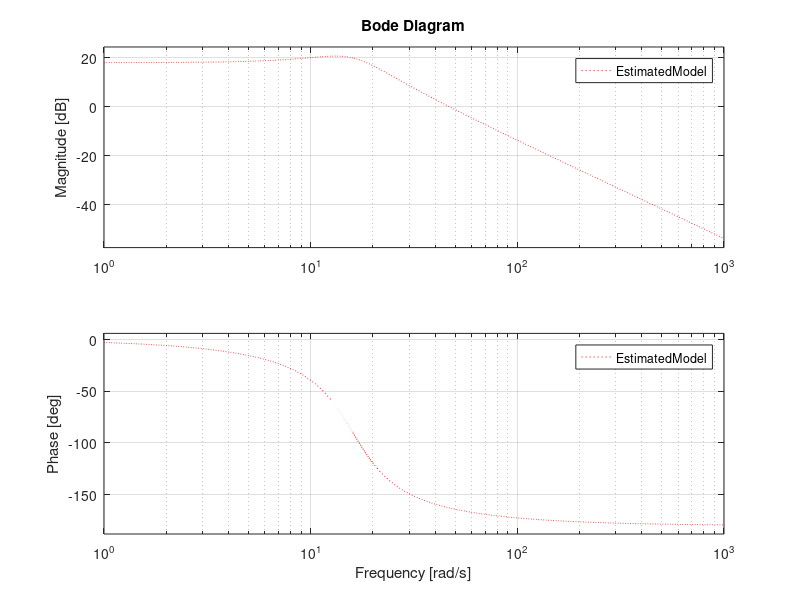

This figure's MATLAB source: (Note: this script raises an error after producing the figure.)
clf; close all; clear all; clc;

F = [
    5.00E-01
5.02E-01
5.03E-01
5.05E-01
5.06E-01
5.08E-01
5.09E-01
5.11E-01
5.12E-01
5.14E-01
5.15E-01
5.17E-01
5.18E-01
5.20E-01
5.21E-01
5.23E-01
5.25E-01
5.26E-01
5.28E-01
5.29E-01
5.31E-01
5.33E-01
5.34E-01
5.36E-01
5.37E-01
5.39E-01
5.41E-01
5.42E-01
5.44E-01
5.45E-01
5.47E-01
5.49E-01
5.50E-01
5.52E-01
5.54E-01
5.55E-01
5.57E-01
5.59E-01
5.60E-01
5.62E-01
5.64E-01
5.65E-01
5.67E-01
5.69E-01
5.70E-01
5.72E-01
5.74E-01
5.76E-01
5.77E-01
5.79E-01
5.81E-01
5.83E-01
5.84E-01
5.86E-01
5.88E-01
5.90E-01
5.91E-01
5.93E-01
5.95E-01
5.97E-01
5.99E-01
6.00E-01
6.02E-01
6.04E-01
6.06E-01
6.08E-01
6.09E-01
6.11E-01
6.13E-01
6.15E-01
6.17E-01
6.19E-01
6.20E-01
6.22E-01
6.24E-01
6.26E-01
6.28E-01
6.30E-01
6.32E-01
6.34E-01
6.35E-01
6.37E-01
6.39E-01
6.41E-01
6.43E-01
6.45E-01
6.47E-01
6.49E-01
6.51E-01
6.53E-01
6.55E-01
6.57E-01
6.59E-01
6.61E-01
6.63E-01
6.65E-01
6.67E-01
6.69E-01
6.71E-01
6.73E-01
6.75E-01
6.77E-01
6.79E-01
6.81E-01
6.83E-01
6.85E-01
6.87E-01
6.89E-01
6.91E-01
6.93E-01
6.95E-01
6.97E-01
6.99E-01
7.01E-01
7.04E-01
7.06E-01
7.08E-01
7.10E-01
7.12E-01
7.14E-01
7.16E-01
7.18E-01
7.21E-01
7.23E-01
7.25E-01
7.27E-01
7.29E-01
7.32E-01
7.34E-01
7.36E-01
7.38E-01
7.40E-01
7.43E-01
7.45E-01
7.47E-01
7.49E-01
7.52E-01
7.54E-01
7.56E-01
7.58E-01
7.61E-01
7.63E-01
7.65E-01
7.67E-01
7.70E-01
7.72E-01
7.74E-01
7.77E-01
7.79E-01
7.81E-01
7.84E-01
7.86E-01
7.88E-01
7.91E-01
7.93E-01
7.96E-01
7.98E-01
8.00E-01
8.03E-01
8.05E-01
8.08E-01
8.10E-01
8.12E-01
8.15E-01
8.17E-01
8.20E-01
8.22E-01
8.25E-01
8.27E-01
8.30E-01
8.32E-01
8.35E-01
8.37E-01
8.40E-01
8.42E-01
8.45E-01
8.47E-01
8.50E-01
8.52E-01
8.55E-01
8.57E-01
8.60E-01
8.63E-01
8.65E-01
8.68E-01
8.70E-01
8.73E-01
8.76E-01
8.78E-01
8.81E-01
8.83E-01
8.86E-01
8.89E-01
8.91E-01
8.94E-01
8.97E-01
8.99E-01
9.02E-01
9.05E-01
9.08E-01
9.10E-01
9.13E-01
9.16E-01
9.19E-01
9.21E-01
9.24E-01
9.27E-01
9.30E-01
9.32E-01
9.35E-01
9.38E-01
9.41E-01
9.44E-01
9.46E-01
9.49E-01
9.52E-01
9.55E-01
9.58E-01
9.61E-01
9.64E-01
9.67E-01
9.69E-01
9.72E-01
9.75E-01
9.78E-01
9.81E-01
9.84E-01
9.87E-01
9.90E-01
9.93E-01
9.96E-01
9.99E-01
1.00E+00
1.00E+00
1.01E+00
1.01E+00
1.01E+00
1.02E+00
1.02E+00
1.02E+00
1.03E+00
1.03E+00
1.03E+00
1.04E+00
1.04E+00
1.04E+00
1.04E+00
1.05E+00
1.05E+00
1.05E+00
1.06E+00
1.06E+00
1.06E+00
1.07E+00
1.07E+00
1.07E+00
1.08E+00
1.08E+00
1.08E+00
1.09E+00
1.09E+00
1.09E+00
1.10E+00
1.10E+00
1.10E+00
1.11E+00
1.11E+00
1.11E+00
1.12E+00
1.12E+00
1.12E+00
1.13E+00
1.13E+00
1.13E+00
1.14E+00
1.14E+00
1.14E+00
1.15E+00
1.15E+00
1.15E+00
1.16E+00
1.16E+00
1.16E+00
1.17E+00
1.17E+00
1.17E+00
1.18E+00
1.18E+00
1.18E+00
1.19E+00
1.19E+00
1.20E+00
1.20E+00
1.20E+00
1.21E+00
1.21E+00
1.21E+00
1.22E+00
1.22E+00
1.22E+00
1.23E+00
1.23E+00
1.24E+00
1.24E+00
1.24E+00
1.25E+00
1.25E+00
1.25E+00
1.26E+00
1.26E+00
1.27E+00
1.27E+00
1.27E+00
1.28E+00
1.28E+00
1.28E+00
1.29E+00
1.29E+00
1.30E+00
1.30E+00
1.30E+00
1.31E+00
1.31E+00
1.32E+00
1.32E+00
1.32E+00
1.33E+00
1.33E+00
1.34E+00
1.34E+00
1.34E+00
1.35E+00
1.35E+00
1.36E+00
1.36E+00
1.36E+00
1.37E+00
1.37E+00
1.38E+00
1.38E+00
1.38E+00
1.39E+00
1.39E+00
1.40E+00
1.40E+00
1.41E+00
1.41E+00
1.41E+00
1.42E+00
1.42E+00
1.43E+00
1.43E+00
1.44E+00
1.44E+00
1.44E+00
1.45E+00
1.45E+00
1.46E+00
1.46E+00
1.47E+00
1.47E+00
1.47E+00
1.48E+00
1.48E+00
1.49E+00
1.49E+00
1.50E+00
1.50E+00
1.51E+00
1.51E+00
1.51E+00
1.52E+00
1.52E+00
1.53E+00
1.53E+00
1.54E+00
1.54E+00
1.55E+00
1.55E+00
1.56E+00
1.56E+00
1.57E+00
1.57E+00
1.57E+00
1.58E+00
1.58E+00
1.59E+00
1.59E+00
1.60E+00
1.60E+00
1.61E+00
1.61E+00
1.62E+00
1.62E+00
1.63E+00
1.63E+00
1.64E+00
1.64E+00
1.65E+00
1.65E+00
1.66E+00
1.66E+00
1.67E+00
1.67E+00
1.68E+00
1.68E+00
1.69E+00
1.69E+00
1.70E+00
1.70E+00
1.71E+00
1.71E+00
1.72E+00
1.72E+00
1.73E+00
1.73E+00
1.74E+00
1.74E+00
1.75E+00
1.75E+00
1.76E+00
1.76E+00
1.77E+00
1.78E+00
1.78E+00
1.79E+00
1.79E+00
1.80E+00
1.80E+00
1.81E+00
1.81E+00
1.82E+00
1.82E+00
1.83E+00
1.83E+00
1.84E+00
1.85E+00
1.85E+00
1.86E+00
1.86E+00
1.87E+00
1.87E+00
1.88E+00
1.89E+00
1.89E+00
1.90E+00
1.90E+00
1.91E+00
1.91E+00
1.92E+00
1.93E+00
1.93E+00
1.94E+00
1.94E+00
1.95E+00
1.95E+00
1.96E+00
1.97E+00
1.97E+00
1.98E+00
1.98E+00
1.99E+00
2.00E+00
2.00E+00
2.01E+00
2.01E+00
2.02E+00
2.03E+00
2.03E+00
2.04E+00
2.04E+00
2.05E+00
2.06E+00
2.06E+00
2.07E+00
2.07E+00
2.08E+00
2.09E+00
2.09E+00
2.10E+00
2.11E+00
2.11E+00
2.12E+00
2.13E+00
2.13E+00
2.14E+00
2.14E+00
2.15E+00
2.16E+00
2.16E+00
2.17E+00
2.18E+00
2.18E+00
2.19E+00
2.20E+00
2.20E+00
2.21E+00
2.22E+00
2.22E+00
2.23E+00
2.24E+00
2.24E+00
2.25E+00
2.26E+00
2.26E+00
2.27E+00
2.28E+00
2.28E+00
2.29E+00
2.30E+00
2.30E+00
2.31E+00
2.32E+00
2.32E+00
2.33E+00
2.34E+00
2.35E+00
2.35E+00
2.36E+00
2.37E+00
2.37E+00
2.38E+00
2.39E+00
2.40E+00
2.40E+00
2.41E+00
2.42E+00
2.42E+00
2.43E+00
2.44E+00
2.45E+00
2.45E+00
2.46E+00
2.47E+00
2.48E+00
2.48E+00
2.49E+00
2.50E+00
2.51E+00
2.51E+00
2.52E+00
2.53E+00
2.54E+00
2.54E+00
2.55E+00
2.56E+00
2.57E+00
2.57E+00
2.58E+00
2.59E+00
2.60E+00
2.61E+00
2.61E+00
2.62E+00
2.63E+00
2.64E+00
2.64E+00
2.65E+00
2.66E+00
2.67E+00
2.68E+00
2.68E+00
2.69E+00
2.70E+00
2.71E+00
2.72E+00
2.72E+00
2.73E+00
2.74E+00
2.75E+00
2.76E+00
2.77E+00
2.77E+00
2.78E+00
2.79E+00
2.80E+00
2.81E+00
2.82E+00
2.82E+00
2.83E+00
2.84E+00
2.85E+00
2.86E+00
2.87E+00
2.88E+00
2.88E+00
2.89E+00
2.90E+00
2.91E+00
2.92E+00
2.93E+00
2.94E+00
2.95E+00
2.95E+00
2.96E+00
2.97E+00
2.98E+00
2.99E+00
3.00E+00
3.01E+00
3.02E+00
3.03E+00
3.04E+00
3.04E+00
3.05E+00
3.06E+00
3.07E+00
3.08E+00
3.09E+00
3.10E+00
3.11E+00
3.12E+00
3.13E+00
3.14E+00
3.15E+00
3.16E+00
3.17E+00
3.17E+00
3.18E+00
3.19E+00
3.20E+00
3.21E+00
3.22E+00
3.23E+00
3.24E+00
3.25E+00
3.26E+00
3.27E+00
3.28E+00
3.29E+00
3.30E+00
3.31E+00
3.32E+00
3.33E+00
3.34E+00
3.35E+00
3.36E+00
3.37E+00
3.38E+00
3.39E+00
3.40E+00
3.41E+00
3.42E+00
3.43E+00
3.44E+00
3.45E+00
3.46E+00
3.47E+00
3.48E+00
3.49E+00
3.50E+00
3.52E+00
3.53E+00
3.54E+00
3.55E+00
3.56E+00
3.57E+00
3.58E+00
3.59E+00
3.60E+00
3.61E+00
3.62E+00
3.63E+00
3.64E+00
3.65E+00
3.67E+00
3.68E+00
3.69E+00
3.70E+00
3.71E+00
3.72E+00
3.73E+00
3.74E+00
3.75E+00
3.77E+00
3.78E+00
3.79E+00
3.80E+00
3.81E+00
3.82E+00
3.83E+00
3.85E+00
3.86E+00
3.87E+00
3.88E+00
3.89E+00
3.90E+00
3.92E+00
3.93E+00
3.94E+00
3.95E+00
3.96E+00
3.97E+00
3.99E+00
4.00E+00
4.01E+00
4.02E+00
4.03E+00
4.05E+00
4.06E+00
4.07E+00
4.08E+00
4.10E+00
4.11E+00
4.12E+00
4.13E+00
4.14E+00
4.16E+00
4.17E+00
4.18E+00
4.19E+00
4.21E+00
4.22E+00
4.23E+00
4.25E+00
4.26E+00
4.27E+00
4.28E+00
4.30E+00
4.31E+00
4.32E+00
4.34E+00
4.35E+00
4.36E+00
4.37E+00
4.39E+00
4.40E+00
4.41E+00
4.43E+00
4.44E+00
4.45E+00
4.47E+00
4.48E+00
4.49E+00
4.51E+00
4.52E+00
4.53E+00
4.55E+00
4.56E+00
4.58E+00
4.59E+00
4.60E+00
4.62E+00
4.63E+00
4.64E+00
4.66E+00
4.67E+00
4.69E+00
4.70E+00
4.71E+00
4.73E+00
4.74E+00
4.76E+00
4.77E+00
4.79E+00
4.80E+00
4.81E+00
4.83E+00
4.84E+00
4.86E+00
4.87E+00
4.89E+00
4.90E+00
4.92E+00
4.93E+00
4.95E+00
4.96E+00
4.98E+00
4.99E+00
5.01E+00
5.02E+00
5.04E+00
5.05E+00
5.07E+00
5.08E+00
5.10E+00
5.11E+00
5.13E+00
5.14E+00
5.16E+00
5.17E+00
5.19E+00
5.20E+00
5.22E+00
5.24E+00
5.25E+00
5.27E+00
5.28E+00
5.30E+00
5.31E+00
5.33E+00
5.35E+00
5.36E+00
5.38E+00
5.40E+00
5.41E+00
5.43E+00
5.44E+00
5.46E+00
5.48E+00
5.49E+00
5.51E+00
5.53E+00
5.54E+00
5.56E+00
5.58E+00
5.59E+00
5.61E+00
5.63E+00
5.64E+00
5.66E+00
5.68E+00
5.69E+00
5.71E+00
5.73E+00
5.75E+00
5.76E+00
5.78E+00
5.80E+00
5.81E+00
5.83E+00
5.85E+00
5.87E+00
5.88E+00
5.90E+00
5.92E+00
5.94E+00
5.96E+00
5.97E+00
5.99E+00
6.01E+00
6.03E+00
6.05E+00
6.06E+00
6.08E+00
6.10E+00
6.12E+00
6.14E+00
6.16E+00
6.17E+00
6.19E+00
6.21E+00
6.23E+00
6.25E+00
6.27E+00
6.29E+00
6.30E+00
6.32E+00
6.34E+00
6.36E+00
6.38E+00
6.40E+00
6.42E+00
6.44E+00
6.46E+00
6.48E+00
6.50E+00
6.52E+00
6.54E+00
6.55E+00
6.57E+00
6.59E+00
6.61E+00
6.63E+00
6.65E+00
6.67E+00
6.69E+00
6.71E+00
6.73E+00
6.75E+00
6.77E+00
6.79E+00
6.82E+00
6.84E+00
6.86E+00
6.88E+00
6.90E+00
6.92E+00
6.94E+00
6.96E+00
6.98E+00
7.00E+00
7.02E+00
7.04E+00
7.06E+00
7.09E+00
7.11E+00
7.13E+00
7.15E+00
7.17E+00
7.19E+00
7.21E+00
7.24E+00
7.26E+00
7.28E+00
7.30E+00
7.32E+00
7.35E+00
7.37E+00
7.39E+00
7.41E+00
7.43E+00
7.46E+00
7.48E+00
7.50E+00
7.52E+00
7.55E+00
7.57E+00
7.59E+00
7.61E+00
7.64E+00
7.66E+00
7.68E+00
7.71E+00
7.73E+00
7.75E+00
7.78E+00
7.80E+00
7.82E+00
7.85E+00
7.87E+00
7.89E+00
7.92E+00
7.94E+00
7.96E+00
7.99E+00
8.01E+00
8.04E+00
8.06E+00
8.08E+00
8.11E+00
8.13E+00
8.16E+00
8.18E+00
8.21E+00
8.23E+00
8.26E+00
8.28E+00
8.30E+00
8.33E+00
8.35E+00
8.38E+00
8.41E+00
8.43E+00
8.46E+00
8.48E+00
8.51E+00
8.53E+00
8.56E+00
8.58E+00
8.61E+00
8.63E+00
8.66E+00
8.69E+00
8.71E+00
8.74E+00
8.77E+00
8.79E+00
8.82E+00
8.84E+00
8.87E+00
8.90E+00
8.92E+00
8.95E+00
8.98E+00
9.00E+00
9.03E+00
9.06E+00
9.09E+00
9.11E+00
9.14E+00
9.17E+00
9.20E+00
9.22E+00
9.25E+00
9.28E+00
9.31E+00
9.33E+00
9.36E+00
9.39E+00
9.42E+00
9.45E+00
9.48E+00
9.50E+00
9.53E+00
9.56E+00
9.59E+00
9.62E+00
9.65E+00
9.68E+00
9.70E+00
9.73E+00
9.76E+00
9.79E+00
9.82E+00
9.85E+00
9.88E+00
9.91E+00
9.94E+00
9.97E+00
1.00E+01
    ];
G_V = [
    1.31E+00
1.27E+00
1.25E+00
1.27E+00
1.29E+00
1.30E+00
1.28E+00
1.25E+00
1.28E+00
1.31E+00
1.30E+00
1.25E+00
1.26E+00
1.29E+00
1.29E+00
1.28E+00
1.26E+00
1.27E+00
1.31E+00
1.27E+00
1.26E+00
1.27E+00
1.28E+00
1.31E+00
1.28E+00
1.27E+00
1.27E+00
1.29E+00
1.27E+00
1.27E+00
1.27E+00
1.27E+00
1.28E+00
1.29E+00
1.28E+00
1.26E+00
1.28E+00
1.28E+00
1.26E+00
1.26E+00
1.31E+00
1.25E+00
1.28E+00
1.33E+00
1.23E+00
1.31E+00
1.29E+00
1.24E+00
1.26E+00
1.30E+00
1.29E+00
1.24E+00
1.28E+00
1.33E+00
1.23E+00
1.32E+00
1.27E+00
1.24E+00
1.35E+00
1.26E+00
1.26E+00
1.33E+00
1.25E+00
1.32E+00
1.25E+00
1.27E+00
1.31E+00
1.24E+00
1.34E+00
1.24E+00
1.29E+00
1.29E+00
1.25E+00
1.31E+00
1.26E+00
1.25E+00
1.29E+00
1.26E+00
1.28E+00
1.27E+00
1.28E+00
1.26E+00
1.27E+00
1.27E+00
1.25E+00
1.30E+00
1.28E+00
1.25E+00
1.30E+00
1.23E+00
1.35E+00
1.22E+00
1.34E+00
1.25E+00
1.31E+00
1.27E+00
1.26E+00
1.31E+00
1.23E+00
1.36E+00
1.22E+00
1.36E+00
1.22E+00
1.32E+00
1.25E+00
1.31E+00
1.30E+00
1.24E+00
1.36E+00
1.23E+00
1.41E+00
1.23E+00
1.33E+00
1.24E+00
1.31E+00
1.27E+00
1.24E+00
1.30E+00
1.25E+00
1.34E+00
1.24E+00
1.34E+00
1.25E+00
1.28E+00
1.28E+00
1.25E+00
1.31E+00
1.26E+00
1.29E+00
1.26E+00
1.28E+00
1.28E+00
1.28E+00
1.28E+00
1.26E+00
1.28E+00
1.26E+00
1.30E+00
1.26E+00
1.29E+00
1.26E+00
1.28E+00
9.99E-01
1.25E+00
1.33E+00
1.23E+00
1.33E+00
1.22E+00
1.31E+00
1.23E+00
1.29E+00
1.28E+00
1.23E+00
1.36E+00
1.21E+00
1.35E+00
1.21E+00
1.33E+00
1.24E+00
1.26E+00
1.31E+00
1.24E+00
1.35E+00
1.21E+00
1.36E+00
1.20E+00
1.35E+00
1.20E+00
1.39E+00
1.21E+00
1.37E+00
1.22E+00
1.35E+00
1.23E+00
1.34E+00
1.22E+00
1.33E+00
1.23E+00
1.45E+00
1.21E+00
1.38E+00
1.21E+00
1.32E+00
1.28E+00
1.25E+00
1.29E+00
1.21E+00
1.41E+00
1.22E+00
1.38E+00
1.25E+00
1.26E+00
1.31E+00
1.23E+00
1.35E+00
1.23E+00
1.35E+00
1.23E+00
1.34E+00
1.23E+00
1.23E+00
1.23E+00
1.23E+00
1.26E+00
1.29E+00
1.25E+00
1.28E+00
1.26E+00
1.28E+00
1.26E+00
1.31E+00
1.24E+00
1.29E+00
1.23E+00
1.29E+00
1.24E+00
1.25E+00
1.31E+00
1.21E+00
1.32E+00
1.22E+00
1.31E+00
1.24E+00
1.22E+00
1.34E+00
1.20E+00
1.36E+00
1.23E+00
1.21E+00
1.36E+00
1.20E+00
1.25E+00
1.33E+00
1.19E+00
1.31E+00
1.28E+00
1.20E+00
1.47E+00
1.20E+00
1.22E+00
1.37E+00
1.17E+00
1.38E+00
1.24E+00
1.20E+00
1.52E+00
1.19E+00
1.19E+00
1.50E+00
1.19E+00
1.23E+00
1.57E+00
1.19E+00
1.20E+00
1.55E+00
1.19E+00
1.20E+00
1.53E+00
1.20E+00
1.20E+00
1.51E+00
1.22E+00
1.21E+00
1.49E+00
1.21E+00
1.19E+00
1.46E+00
1.24E+00
1.19E+00
1.44E+00
1.20E+00
1.27E+00
1.42E+00
1.20E+00
1.35E+00
1.34E+00
1.21E+00
1.33E+00
1.38E+00
1.23E+00
1.32E+00
1.35E+00
1.24E+00
1.21E+00
1.33E+00
1.33E+00
1.21E+00
1.33E+00
1.30E+00
1.23E+00
1.24E+00
1.29E+00
1.29E+00
1.25E+00
1.29E+00
1.25E+00
1.31E+00
1.25E+00
1.24E+00
1.25E+00
1.27E+00
1.26E+00
1.23E+00
1.25E+00
1.28E+00
1.26E+00
1.21E+00
1.26E+00
1.30E+00
1.21E+00
1.21E+00
1.33E+00
1.27E+00
1.19E+00
1.23E+00
1.38E+00
1.20E+00
1.18E+00
1.29E+00
1.35E+00
1.17E+00
1.19E+00
1.41E+00
1.20E+00
1.16E+00
1.24E+00
1.43E+00
1.15E+00
1.17E+00
1.50E+00
1.24E+00
1.14E+00
1.21E+00
1.47E+00
1.17E+00
1.14E+00
1.37E+00
1.40E+00
1.16E+00
1.16E+00
1.49E+00
1.26E+00
1.15E+00
1.18E+00
1.61E+00
1.21E+00
1.13E+00
1.20E+00
1.69E+00
1.19E+00
1.12E+00
1.22E+00
1.67E+00
1.20E+00
1.13E+00
1.29E+00
1.64E+00
1.20E+00
1.12E+00
1.22E+00
1.62E+00
1.19E+00
1.13E+00
1.25E+00
1.58E+00
1.45E+00
1.14E+00
1.14E+00
1.45E+00
1.55E+00
1.23E+00
1.14E+00
1.12E+00
1.51E+00
1.51E+00
1.18E+00
1.15E+00
1.34E+00
1.48E+00
1.37E+00
1.16E+00
1.23E+00
1.44E+00
1.43E+00
1.15E+00
1.17E+00
1.42E+00
1.40E+00
1.24E+00
1.18E+00
1.23E+00
1.38E+00
1.38E+00
1.24E+00
1.18E+00
1.28E+00
1.35E+00
1.36E+00
1.36E+00
1.18E+00
1.18E+00
1.34E+00
1.31E+00
1.33E+00
1.21E+00
1.17E+00
1.32E+00
1.28E+00
1.31E+00
1.22E+00
1.21E+00
1.30E+00
1.27E+00
1.28E+00
1.28E+00
1.26E+00
1.32E+00
1.27E+00
1.26E+00
1.29E+00
1.19E+00
1.22E+00
1.30E+00
1.25E+00
1.25E+00
1.28E+00
1.20E+00
1.24E+00
1.24E+00
1.21E+00
1.22E+00
1.28E+00
1.23E+00
1.28E+00
1.21E+00
1.18E+00
1.19E+00
1.24E+00
1.26E+00
1.24E+00
1.22E+00
1.17E+00
1.17E+00
1.21E+00
1.28E+00
1.36E+00
1.27E+00
1.19E+00
1.14E+00
1.14E+00
1.17E+00
1.25E+00
1.55E+00
1.28E+00
1.17E+00
1.12E+00
1.10E+00
1.11E+00
1.16E+00
1.31E+00
1.78E+00
1.23E+00
1.14E+00
1.10E+00
1.08E+00
1.09E+00
1.14E+00
1.34E+00
1.89E+00
1.22E+00
1.12E+00
1.08E+00
1.06E+00
1.07E+00
1.15E+00
1.47E+00
1.81E+00
1.20E+00
1.09E+00
1.06E+00
1.05E+00
1.08E+00
1.15E+00
1.56E+00
1.85E+00
1.22E+00
1.10E+00
1.06E+00
1.05E+00
1.07E+00
1.17E+00
1.81E+00
1.82E+00
1.25E+00
1.08E+00
1.03E+00
1.04E+00
1.08E+00
1.31E+00
1.79E+00
1.78E+00
1.32E+00
1.09E+00
1.04E+00
1.03E+00
1.07E+00
1.21E+00
1.73E+00
1.74E+00
1.69E+00
1.21E+00
1.08E+00
1.04E+00
1.01E+00
1.05E+00
1.12E+00
1.65E+00
1.68E+00
1.67E+00
1.64E+00
1.33E+00
1.09E+00
1.03E+00
1.02E+00
1.05E+00
1.23E+00
1.64E+00
1.64E+00
1.64E+00
1.61E+00
1.57E+00
1.27E+00
1.08E+00
1.03E+00
1.02E+00
1.07E+00
1.14E+00
1.15E+00
1.16E+00
1.25E+00
1.53E+00
1.54E+00
1.55E+00
1.55E+00
1.53E+00
1.48E+00
1.45E+00
1.44E+00
1.44E+00
1.13E+00
1.13E+00
1.13E+00
1.13E+00
1.12E+00
1.05E+00
1.04E+00
1.06E+00
1.06E+00
1.15E+00
1.41E+00
1.41E+00
1.40E+00
1.40E+00
1.39E+00
1.41E+00
1.44E+00
1.42E+00
1.42E+00
1.41E+00
1.40E+00
1.39E+00
1.39E+00
1.38E+00
1.36E+00
1.06E+00
1.09E+00
1.04E+00
1.33E+00
1.33E+00
1.33E+00
1.33E+00
1.32E+00
1.32E+00
1.33E+00
1.33E+00
1.33E+00
1.31E+00
1.01E+00
1.14E+00
1.15E+00
1.16E+00
1.16E+00
1.15E+00
1.09E+00
1.24E+00
1.24E+00
1.23E+00
1.19E+00
1.12E+00
1.23E+00
1.25E+00
1.11E+00
1.25E+00
1.05E+00
1.23E+00
1.24E+00
1.23E+00
1.04E+00
9.98E-01
1.15E+00
1.18E+00
1.17E+00
1.16E+00
1.16E+00
1.19E+00
1.19E+00
1.18E+00
9.97E-01
1.13E+00
1.15E+00
1.14E+00
1.13E+00
1.12E+00
1.12E+00
1.13E+00
1.11E+00
1.10E+00
1.04E+00
1.08E+00
1.09E+00
1.07E+00
1.08E+00
1.07E+00
1.05E+00
1.07E+00
1.08E+00
1.07E+00
9.98E-01
1.02E+00
1.03E+00
1.03E+00
1.03E+00
1.00E+00
1.02E+00
9.95E-01
1.02E+00
1.02E+00
9.56E-01
9.88E-01
9.68E-01
9.69E-01
9.84E-01
9.76E-01
9.60E-01
9.70E-01
9.59E-01
9.57E-01
9.41E-01
9.54E-01
9.57E-01
9.48E-01
8.49E-01
8.68E-01
9.00E-01
8.95E-01
8.81E-01
8.77E-01
8.92E-01
8.81E-01
8.72E-01
8.75E-01
8.76E-01
8.85E-01
8.88E-01
8.78E-01
8.63E-01
8.53E-01
8.53E-01
7.63E-01
8.37E-01
8.26E-01
8.34E-01
8.43E-01
8.35E-01
7.65E-01
8.02E-01
8.31E-01
8.30E-01
8.07E-01
7.96E-01
7.97E-01
7.98E-01
8.03E-01
8.05E-01
5.93E-01
7.74E-01
7.74E-01
7.58E-01
7.60E-01
7.68E-01
7.69E-01
7.56E-01
7.38E-01
7.36E-01
7.22E-01
7.15E-01
7.27E-01
7.37E-01
6.07E-01
7.23E-01
7.25E-01
7.27E-01
7.13E-01
7.10E-01
7.01E-01
6.83E-01
6.86E-01
6.80E-01
6.82E-01
6.68E-01
6.59E-01
6.84E-01
4.76E-01
6.98E-01
6.69E-01
6.59E-01
6.58E-01
6.54E-01
6.61E-01
6.56E-01
6.41E-01
6.29E-01
6.18E-01
6.13E-01
6.12E-01
6.05E-01
6.05E-01
6.26E-01
6.10E-01
6.22E-01
6.33E-01
6.07E-01
6.12E-01
6.03E-01
5.76E-01
5.73E-01
5.68E-01
5.65E-01
5.62E-01
5.58E-01
5.61E-01
5.50E-01
5.47E-01
5.66E-01
5.55E-01
5.74E-01
5.61E-01
5.58E-01
5.55E-01
5.60E-01
5.62E-01
5.58E-01
5.41E-01
5.44E-01
5.32E-01
5.25E-01
5.17E-01
5.11E-01
5.05E-01
5.09E-01
5.07E-01
5.02E-01
4.95E-01
4.94E-01
5.02E-01
4.94E-01
4.95E-01
4.92E-01
4.98E-01
4.97E-01
4.84E-01
4.71E-01
4.75E-01
4.66E-01
4.64E-01
4.59E-01
4.53E-01
4.49E-01
4.44E-01
4.43E-01
4.41E-01
4.47E-01
4.37E-01
4.30E-01
4.32E-01
4.37E-01
4.37E-01
4.36E-01
4.40E-01
4.37E-01
4.26E-01
4.11E-01
4.10E-01
4.07E-01
4.04E-01
4.01E-01
4.01E-01
3.98E-01
3.93E-01
3.91E-01
3.85E-01
3.85E-01
3.81E-01
3.75E-01
3.74E-01
3.78E-01
3.82E-01
3.86E-01
3.86E-01
3.82E-01
3.85E-01
3.83E-01
3.85E-01
3.83E-01
3.81E-01
3.78E-01
3.74E-01
3.63E-01
3.66E-01
3.57E-01
3.53E-01
3.54E-01
3.52E-01
3.50E-01
3.42E-01
3.44E-01
3.41E-01
3.39E-01
3.37E-01
3.35E-01
3.34E-01
3.27E-01
3.29E-01
3.22E-01
3.37E-01
3.40E-01
3.38E-01
3.34E-01
3.36E-01
3.34E-01
3.28E-01
3.29E-01
3.20E-01
3.15E-01
3.16E-01
3.08E-01
3.07E-01
3.05E-01
3.00E-01
3.04E-01
3.00E-01
2.94E-01
2.89E-01
2.87E-01
2.85E-01
2.87E-01
2.90E-01
2.87E-01
2.80E-01
2.79E-01
2.78E-01
2.75E-01
2.71E-01
2.67E-01
2.85E-01
2.71E-01
2.30E-01
2.61E-01
2.65E-01
2.63E-01
2.61E-01
2.60E-01
2.59E-01
2.58E-01
2.56E-01
2.55E-01
2.50E-01
2.43E-01
2.40E-01
2.39E-01
2.39E-01
2.42E-01
2.37E-01
2.37E-01
2.36E-01
2.35E-01
2.34E-01
2.33E-01
2.32E-01
2.30E-01
2.28E-01
2.27E-01
2.27E-01
2.27E-01
2.27E-01
2.26E-01
2.25E-01
2.24E-01
2.24E-01
2.22E-01
2.20E-01
2.18E-01
2.15E-01
2.12E-01
2.10E-01
2.16E-01
2.19E-01
2.20E-01
2.19E-01
2.17E-01
2.15E-01
2.15E-01
2.13E-01
2.11E-01
2.09E-01
2.07E-01
2.00E-01
1.94E-01
1.92E-01
1.92E-01
1.89E-01
1.88E-01
1.90E-01
1.87E-01
1.90E-01
1.87E-01
1.85E-01
1.85E-01
1.85E-01
1.82E-01
1.84E-01
1.84E-01
1.82E-01
1.81E-01
1.78E-01
1.76E-01
1.75E-01
1.73E-01
1.71E-01
1.70E-01
1.70E-01
1.72E-01
1.69E-01
1.67E-01
1.68E-01
1.67E-01
1.66E-01
1.63E-01
1.62E-01
1.61E-01
1.60E-01
1.59E-01
1.58E-01
1.62E-01
1.54E-01
1.63E-01
1.62E-01
1.63E-01
1.62E-01
1.61E-01
1.61E-01
1.60E-01
1.60E-01
1.59E-01
1.58E-01
1.57E-01
1.56E-01
1.55E-01
1.54E-01
1.52E-01
1.50E-01
1.49E-01
1.45E-01
1.42E-01
1.39E-01
1.37E-01
1.34E-01
1.30E-01
1.29E-01
1.29E-01
1.29E-01
1.29E-01
1.29E-01
1.28E-01
1.27E-01
1.27E-01
1.29E-01
1.27E-01
1.27E-01
1.27E-01
2.14E-01 
    ];
P =[
   1.42E+02
1.48E+02
1.54E+02
1.49E+02
1.44E+02
1.44E+02
1.46E+02
1.52E+02
1.46E+02
1.41E+02
1.42E+02
1.53E+02
1.49E+02
1.44E+02
1.44E+02
1.45E+02
1.51E+02
1.46E+02
1.41E+02
1.47E+02
1.48E+02
1.48E+02
1.44E+02
1.39E+02
1.45E+02
1.50E+02
1.46E+02
1.42E+02
1.46E+02
1.47E+02
1.48E+02
1.44E+02
1.43E+02
1.43E+02
1.45E+02
1.46E+02
1.45E+02
1.45E+02
1.47E+02
1.48E+02
1.41E+02
1.50E+02
1.43E+02
1.38E+02
1.51E+02
1.39E+02
1.44E+02
1.52E+02
1.46E+02
1.40E+02
1.42E+02
1.54E+02
1.42E+02
1.37E+02
1.56E+02
1.38E+02
1.45E+02
1.51E+02
1.35E+02
1.46E+02
1.47E+02
1.36E+02
1.48E+02
1.38E+02
1.48E+02
1.44E+02
1.38E+02
1.49E+02
1.35E+02
1.50E+02
1.42E+02
1.40E+02
1.50E+02
1.38E+02
1.46E+02
1.46E+02
1.40E+02
1.47E+02
1.41E+02
1.43E+02
1.42E+02
1.43E+02
1.43E+02
1.43E+02
1.45E+02
1.39E+02
1.40E+02
1.46E+02
1.39E+02
1.48E+02
1.34E+02
1.49E+02
1.35E+02
1.43E+02
1.37E+02
1.43E+02
1.44E+02
1.37E+02
1.46E+02
1.33E+02
1.53E+02
1.33E+02
1.54E+02
1.35E+02
1.47E+02
1.36E+02
1.36E+02
1.49E+02
1.31E+02
1.50E+02
1.27E+02
1.57E+02
1.33E+02
1.46E+02
1.34E+02
1.40E+02
1.47E+02
1.35E+02
1.47E+02
1.31E+02
1.48E+02
1.31E+02
1.43E+02
1.38E+02
1.38E+02
1.44E+02
1.33E+02
1.44E+02
1.34E+02
1.45E+02
1.35E+02
1.39E+02
1.37E+02
1.40E+02
1.37E+02
1.41E+02
1.38E+02
1.36E+02
1.38E+02
1.37E+02
1.39E+02
1.37E+02
1.41E+02
1.41E+02
1.32E+02
1.43E+02
1.33E+02
1.43E+02
1.34E+02
1.42E+02
1.36E+02
1.37E+02
1.44E+02
1.30E+02
1.46E+02
1.31E+02
1.46E+02
1.33E+02
1.38E+02
1.41E+02
1.31E+02
1.44E+02
1.29E+02
1.47E+02
1.29E+02
1.49E+02
1.30E+02
1.49E+02
1.26E+02
1.49E+02
1.26E+02
1.43E+02
1.27E+02
1.43E+02
1.28E+02
1.50E+02
1.29E+02
1.51E+02
1.19E+02
1.53E+02
1.25E+02
1.46E+02
1.31E+02
1.33E+02
1.39E+02
1.33E+02
1.48E+02
1.22E+02
1.56E+02
1.22E+02
1.42E+02
1.35E+02
1.29E+02
1.43E+02
1.24E+02
1.50E+02
1.25E+02
1.44E+02
1.25E+02
1.31E+02
-9.75E+01
-1.52E+02
1.33E+02
1.35E+02
1.30E+02
1.42E+02
1.31E+02
1.36E+02
1.31E+02
1.31E+02
1.31E+02
1.33E+02
1.38E+02
1.33E+02
1.38E+02
1.33E+02
1.32E+02
1.34E+02
1.34E+02
1.33E+02
1.35E+02
1.30E+02
1.34E+02
1.35E+02
1.30E+02
1.37E+02
1.25E+02
1.36E+02
1.37E+02
1.25E+02
1.38E+02
1.35E+02
1.27E+02
1.40E+02
1.28E+02
1.30E+02
1.40E+02
1.16E+02
1.40E+02
1.40E+02
1.22E+02
1.42E+02
1.23E+02
1.33E+02
1.41E+02
1.13E+02
1.44E+02
1.43E+02
1.13E+02
1.45E+02
1.35E+02
1.09E+02
1.44E+02
1.45E+02
1.10E+02
1.46E+02
1.45E+02
1.10E+02
1.47E+02
1.39E+02
1.10E+02
1.38E+02
1.48E+02
1.11E+02
1.40E+02
1.49E+02
1.12E+02
1.33E+02
1.41E+02
1.13E+02
1.43E+02
1.25E+02
1.14E+02
1.53E+02
1.18E+02
1.21E+02
1.54E+02
1.18E+02
1.16E+02
1.54E+02
1.19E+02
1.18E+02
1.32E+02
1.33E+02
1.19E+02
1.18E+02
1.49E+02
1.19E+02
1.20E+02
1.33E+02
1.33E+02
1.21E+02
1.21E+02
1.34E+02
1.21E+02
1.22E+02
1.21E+02
1.34E+02
1.23E+02
1.23E+02
1.28E+02
1.28E+02
1.24E+02
1.24E+02
1.27E+02
1.24E+02
1.26E+02
1.24E+02
1.28E+02
1.26E+02
1.27E+02
1.22E+02
1.24E+02
1.28E+02
1.26E+02
1.16E+02
1.28E+02
1.29E+02
1.24E+02
1.18E+02
1.30E+02
1.28E+02
1.18E+02
1.28E+02
1.31E+02
1.26E+02
1.14E+02
1.31E+02
1.30E+02
1.08E+02
1.27E+02
1.32E+02
1.28E+02
1.10E+02
1.31E+02
1.33E+02
1.12E+02
1.12E+02
1.33E+02
1.33E+02
1.06E+02
1.21E+02
1.34E+02
1.32E+02
1.00E+02
1.31E+02
1.36E+02
1.33E+02
9.60E+01
1.33E+02
1.37E+02
1.24E+02
9.65E+01
1.34E+02
1.38E+02
1.16E+02
9.67E+01
1.26E+02
1.39E+02
1.26E+02
9.73E+01
1.27E+02
1.40E+02
1.17E+02
9.80E+01
1.04E+02
1.41E+02
1.41E+02
1.02E+02
9.89E+01
1.21E+02
1.44E+02
1.37E+02
9.97E+01
1.00E+02
1.42E+02
1.45E+02
1.07E+02
1.00E+02
1.07E+02
1.46E+02
1.17E+02
1.01E+02
1.01E+02
1.36E+02
1.36E+02
1.01E+02
1.02E+02
1.17E+02
1.48E+02
1.17E+02
1.02E+02
1.03E+02
1.18E+02
1.48E+02
1.10E+02
1.03E+02
1.03E+02
1.03E+02
1.39E+02
1.39E+02
1.03E+02
1.04E+02
1.03E+02
1.32E+02
1.30E+02
1.03E+02
1.04E+02
1.03E+02
1.35E+02
1.20E+02
1.04E+02
1.04E+02
1.04E+02
1.10E+02
1.48E+02
1.04E+02
1.05E+02
1.05E+02
1.04E+02
1.31E+02
1.30E+02
1.05E+02
1.06E+02
1.06E+02
1.05E+02
1.31E+02
1.12E+02
1.06E+02
1.07E+02
1.07E+02
1.06E+02
1.22E+02
1.06E+02
1.08E+02
1.08E+02
1.08E+02
1.07E+02
1.14E+02
1.12E+02
1.09E+02
1.10E+02
1.10E+02
1.09E+02
1.07E+02
1.00E+02
1.08E+02
1.10E+02
1.12E+02
1.12E+02
1.11E+02
1.08E+02
9.17E+01
1.08E+02
1.11E+02
1.13E+02
1.14E+02
1.14E+02
1.12E+02
1.08E+02
8.08E+01
1.10E+02
1.13E+02
1.15E+02
1.16E+02
1.15E+02
1.14E+02
1.00E+02
7.64E+01
1.11E+02
1.15E+02
1.16E+02
1.17E+02
1.16E+02
1.13E+02
9.17E+01
7.86E+01
1.12E+02
1.16E+02
1.18E+02
1.18E+02
1.17E+02
1.13E+02
8.54E+01
7.46E+01
1.12E+02
1.16E+02
1.19E+02
1.19E+02
1.18E+02
1.14E+02
7.45E+01
7.44E+01
1.03E+02
1.18E+02
1.21E+02
1.21E+02
1.18E+02
9.27E+01
7.45E+01
7.45E+01
9.53E+01
1.20E+02
1.23E+02
1.23E+02
1.21E+02
9.78E+01
7.46E+01
7.45E+01
7.45E+01
1.06E+02
1.22E+02
1.24E+02
1.26E+02
1.25E+02
1.20E+02
7.37E+01
7.36E+01
7.33E+01
7.31E+01
9.27E+01
1.23E+02
1.26E+02
1.27E+02
1.25E+02
9.66E+01
7.27E+01
7.28E+01
7.25E+01
7.25E+01
7.26E+01
8.81E+01
1.24E+02
1.27E+02
1.28E+02
1.24E+02
1.22E+02
1.21E+02
1.21E+02
8.27E+01
7.24E+01
7.22E+01
7.24E+01
7.26E+01
7.15E+01
7.15E+01
7.19E+01
7.19E+01
7.17E+01
1.00E+02
1.25E+02
1.26E+02
1.25E+02
1.26E+02
1.30E+02
1.32E+02
1.32E+02
1.31E+02
8.97E+01
7.13E+01
7.11E+01
7.11E+01
7.10E+01
7.06E+01
7.12E+01
7.12E+01
7.00E+01
6.96E+01
7.06E+01
7.01E+01
7.02E+01
7.00E+01
6.98E+01
6.96E+01
1.17E+02
1.34E+02
1.19E+02
6.98E+01
6.97E+01
6.99E+01
6.94E+01
6.92E+01
6.87E+01
6.86E+01
6.80E+01
6.76E+01
6.81E+01
1.05E+02
1.34E+02
1.34E+02
1.34E+02
1.33E+02
1.33E+02
7.85E+01
6.80E+01
6.77E+01
6.71E+01
6.74E+01
8.86E+01
1.31E+02
1.29E+02
1.21E+02
1.30E+02
9.15E+01
6.56E+01
6.60E+01
6.64E+01
9.17E+01
1.09E+02
6.62E+01
6.68E+01
6.65E+01
6.61E+01
6.59E+01
6.48E+01
6.46E+01
6.51E+01
7.86E+01
6.53E+01
6.57E+01
6.55E+01
6.49E+01
6.39E+01
6.43E+01
6.33E+01
6.36E+01
6.40E+01
6.43E+01
6.43E+01
6.40E+01
6.33E+01
6.36E+01
6.31E+01
6.26E+01
6.25E+01
6.25E+01
6.29E+01
6.32E+01
6.27E+01
6.28E+01
6.26E+01
6.30E+01
6.14E+01
6.15E+01
6.14E+01
6.08E+01
6.15E+01
6.26E+01
6.16E+01
6.08E+01
6.07E+01
6.17E+01
6.17E+01
6.03E+01
6.00E+01
5.98E+01
5.98E+01
5.85E+01
5.84E+01
5.91E+01
6.00E+01
5.98E+01
6.05E+01
6.03E+01
6.04E+01
5.92E+01
5.92E+01
5.89E+01
5.86E+01
5.80E+01
5.76E+01
5.65E+01
5.90E+01
5.92E+01
5.89E+01
5.83E+01
5.76E+01
5.74E+01
5.66E+01
5.65E+01
5.61E+01
5.57E+01
5.56E+01
5.59E+01
5.73E+01
5.71E+01
5.76E+01
5.77E+01
5.62E+01
5.55E+01
5.55E+01
5.45E+01
5.37E+01
5.41E+01
5.76E+01
5.62E+01
5.67E+01
5.60E+01
5.57E+01
5.59E+01
5.61E+01
5.54E+01
5.43E+01
5.41E+01
5.23E+01
5.32E+01
5.37E+01
5.30E+01
5.67E+01
5.43E+01
5.42E+01
5.44E+01
5.42E+01
5.35E+01
5.30E+01
5.18E+01
5.20E+01
5.19E+01
5.17E+01
4.96E+01
5.12E+01
4.96E+01
6.26E+01
5.38E+01
5.28E+01
5.26E+01
5.22E+01
5.19E+01
5.26E+01
5.24E+01
5.15E+01
5.09E+01
5.02E+01
5.00E+01
5.00E+01
4.96E+01
4.86E+01
4.72E+01
4.77E+01
4.91E+01
4.97E+01
5.04E+01
5.09E+01
5.07E+01
4.86E+01
4.86E+01
4.83E+01
4.81E+01
4.80E+01
4.79E+01
4.81E+01
4.64E+01
4.75E+01
4.64E+01
4.70E+01
4.89E+01
4.81E+01
4.90E+01
4.80E+01
4.85E+01
4.88E+01
4.86E+01
4.75E+01
4.75E+01
4.68E+01
4.64E+01
4.59E+01
4.48E+01
4.54E+01
4.49E+01
4.56E+01
4.54E+01
4.49E+01
4.45E+01
4.71E+01
4.47E+01
4.59E+01
4.61E+01
4.63E+01
4.64E+01
4.58E+01
4.46E+01
4.50E+01
4.46E+01
4.42E+01
4.40E+01
4.37E+01
4.32E+01
4.31E+01
4.31E+01
4.22E+01
4.33E+01
4.34E+01
4.25E+01
4.29E+01
4.47E+01
4.24E+01
4.36E+01
4.38E+01
4.37E+01
4.31E+01
4.18E+01
4.18E+01
4.15E+01
4.14E+01
4.14E+01
4.14E+01
4.13E+01
4.09E+01
4.10E+01
4.15E+01
4.03E+01
4.01E+01
3.94E+01
3.93E+01
4.10E+01
4.04E+01
4.13E+01
4.11E+01
4.10E+01
4.16E+01
4.06E+01
4.11E+01
4.11E+01
4.10E+01
4.07E+01
4.03E+01
3.95E+01
3.99E+01
3.89E+01
3.84E+01
3.86E+01
3.83E+01
3.83E+01
3.78E+01
3.80E+01
3.79E+01
3.78E+01
3.74E+01
3.75E+01
3.74E+01
3.69E+01
3.65E+01
3.62E+01
3.57E+01
3.88E+01
3.81E+01
3.80E+01
3.82E+01
3.81E+01
3.76E+01
3.78E+01
3.72E+01
3.64E+01
3.70E+01
3.57E+01
3.60E+01
3.60E+01
3.57E+01
3.58E+01
3.57E+01
3.50E+01
3.46E+01
3.46E+01
3.42E+01
3.45E+01
3.55E+01
3.42E+01
3.40E+01
3.40E+01
3.38E+01
3.35E+01
3.31E+01
3.28E+01
3.24E+01
3.41E+01
3.21E+01
3.44E+01
3.50E+01
3.50E+01
3.48E+01
3.47E+01
3.46E+01
3.44E+01
3.43E+01
3.40E+01
3.35E+01
3.24E+01
3.21E+01
3.20E+01
3.20E+01
3.23E+01
3.24E+01
3.18E+01
3.17E+01
3.17E+01
3.15E+01
3.15E+01
3.14E+01
3.12E+01
3.10E+01
3.08E+01
3.06E+01
3.08E+01
3.09E+01
3.07E+01
3.07E+01
3.05E+01
3.03E+01
3.04E+01
3.01E+01
2.98E+01
2.97E+01
2.94E+01
2.84E+01
3.08E+01
3.14E+01
3.15E+01
3.14E+01
3.13E+01
3.13E+01
3.11E+01
3.10E+01
3.08E+01
3.06E+01
3.02E+01
2.96E+01
2.89E+01
2.83E+01
2.87E+01
2.80E+01
2.83E+01
2.78E+01
2.86E+01
2.80E+01
2.78E+01
2.74E+01
2.80E+01
2.75E+01
2.76E+01
2.75E+01
2.74E+01
2.72E+01
2.70E+01
2.65E+01
2.63E+01
2.62E+01
2.60E+01
2.58E+01
2.56E+01
2.57E+01
2.59E+01
2.57E+01
2.57E+01
2.58E+01
2.57E+01
2.57E+01
2.54E+01
2.54E+01
2.53E+01
2.50E+01
2.49E+01
2.49E+01
2.49E+01
2.47E+01
2.62E+01
2.65E+01
2.63E+01
2.65E+01
2.65E+01
2.64E+01
2.62E+01
2.67E+01
2.63E+01
2.64E+01
2.62E+01
2.60E+01
2.59E+01
2.58E+01
2.56E+01
2.55E+01
2.52E+01
2.50E+01
2.45E+01
2.41E+01
2.36E+01
2.33E+01
2.31E+01
2.31E+01
2.28E+01
2.29E+01
2.29E+01
2.28E+01
2.27E+01
2.27E+01
2.25E+01
2.28E+01
2.25E+01
2.27E+01
2.24E+01
7.38E+01  
    ];

G_Th = G_V * 360/12 * 1/5;
dB_G = 20*log10(G_Th);
semilogx(F,dB_G)
grid on;
hold on;
EstimatedModel = tf([8*256],[1 2*0.4*16 256]);
bode(EstimatedModel,':r')
h = findobj(gcf,'type','line');
set(h(5),'linewidth',2);
% hold off;
% pzmap(EstimatedModel)
